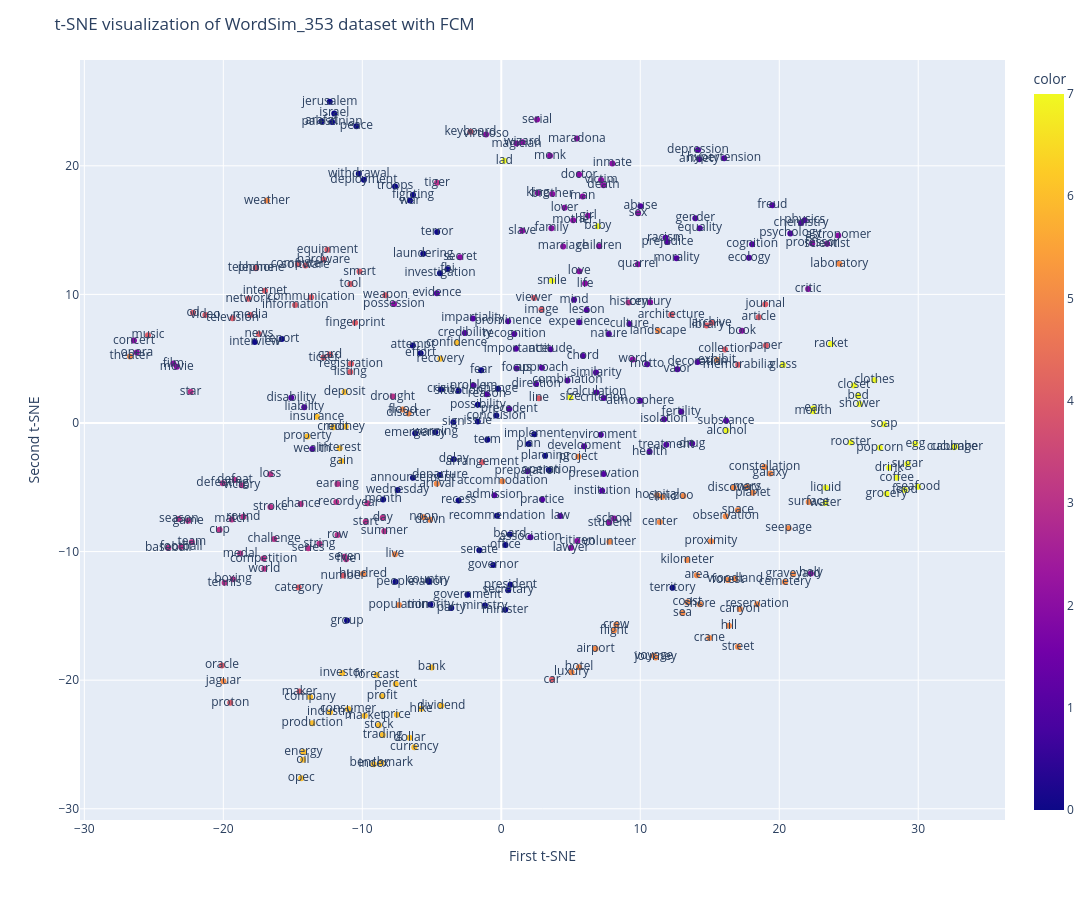
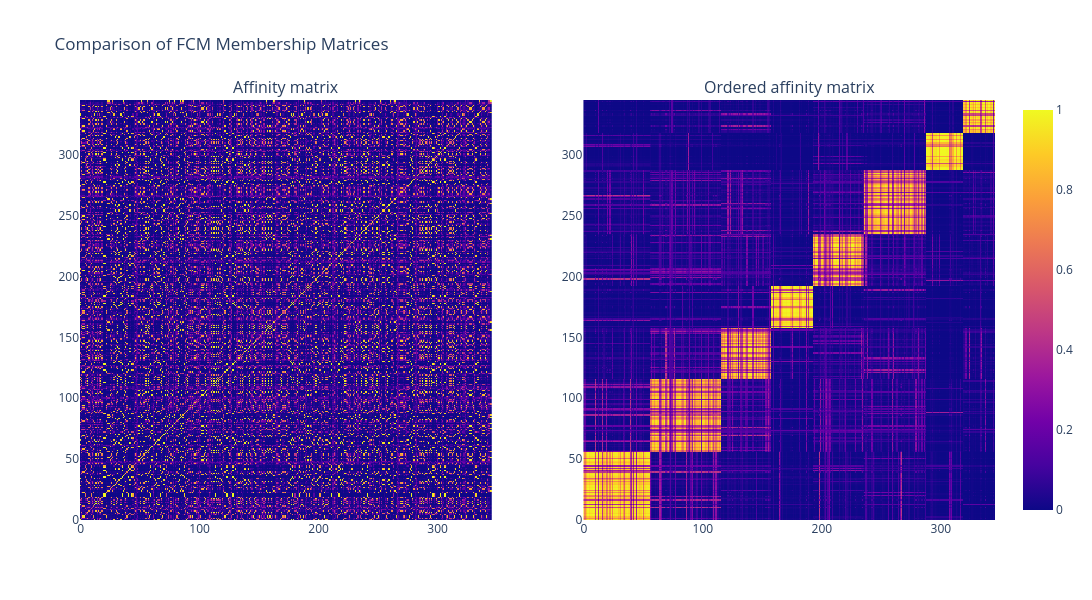

Notebook code for these charts, in order:
### Code cell
fig = px.scatter(x=word_vectors_tsne[:, 0], y=word_vectors_tsne[:, 1], text=words, color=cluster_membership)
fig.update_layout(
    title="t-SNE visualization of WordSim_353 dataset with FCM",
    xaxis_title="First t-SNE",
    yaxis_title="Second t-SNE",
    width=1500,
    height=900
)
fig.show()

fcm_im = fcm_model[1].T @ fcm_model[1]

df_membership.index = np.array(df_membership.index)
df_membership['cluster'] = cluster_membership

df_membership_ord = df_membership.sort_values(by='cluster')
df_membership_ord = df_membership_ord.drop(columns='cluster')
# display(df_membership_ord)

df_membership_ord = np.array(df_membership_ord).astype(float)
fcm_im_ord = df_membership_ord @ df_membership_ord.T

# Create a subplot with two columns
fig = make_subplots(
    rows=1, cols=2,
    subplot_titles=("Affinity matrix", "Ordered affinity matrix"),
    column_widths=[0.5, 0.5]
)

# Add the first heatmap
fig.add_trace(
    px.imshow(fcm_im, color_continuous_scale='plasma').data[0],
    row=1, col=1
)

# Add the second heatmap
fig.add_trace(
    px.imshow(fcm_im_ord, color_continuous_scale='plasma').data[0],
    row=1, col=2
)

# Update layout
fig.update_layout(
    title="Comparison of FCM Membership Matrices",
    width=1200,
    height=600
)

fig.show()

### Figure 1 — Plotly figure (JSON) as saved in the notebook; plotly's stock layout.template omitted (floating-point values rounded to 4 significant figures; data arrays with more than 128 entries replaced by an {"elided": "..."} marker saying what was removed)
{"data": [{"hovertemplate": "x=%{x}<br>y=%{y}<br>text=%{text}<br>color=%{marker.color}<extra></extra>", "legendgroup": "", "marker": {"color": {"elided": "346 int values"}, "coloraxis": "coloraxis", "symbol": "circle"}, "mode": "markers+text", "name": "", "orientation": "v", "showlegend": false, "text": {"elided": "346 str values"}, "type": "scatter", "x": {"elided": "346 float values"}, "xaxis": "x", "y": {"elided": "346 float values"}, "yaxis": "y"}], "layout": {"coloraxis": {"colorbar": {"title": {"text": "color"}}, "colorscale": [[0, "#0d0887"], [0.1111, "#46039f"], [0.2222, "#7201a8"], [0.3333, "#9c179e"], [0.4444, "#bd3786"], [0.5556, "#d8576b"], [0.6667, "#ed7953"], [0.7778, "#fb9f3a"], [0.8889, "#fdca26"], [1, "#f0f921"]]}, "height": 900, "legend": {"tracegroupgap": 0}, "margin": {"t": 60}, "title": {"text": "t-SNE visualization of WordSim_353 dataset with FCM"}, "width": 1500, "xaxis": {"anchor": "y", "domain": [0, 1], "title": {"text": "First t-SNE"}}, "yaxis": {"anchor": "x", "domain": [0, 1], "title": {"text": "Second t-SNE"}}}}

### Figure 2 — Plotly figure (JSON) as saved in the notebook; plotly's stock layout.template omitted (floating-point values rounded to 4 significant figures; data arrays with more than 128 entries replaced by an {"elided": "..."} marker saying what was removed)
{"data": [{"coloraxis": "coloraxis", "hovertemplate": "x: %{x}<br>y: %{y}<br>color: %{z}<extra></extra>", "name": "0", "type": "heatmap", "xaxis": "x", "yaxis": "y", "z": {"elided": "346x346 float values"}}, {"coloraxis": "coloraxis", "hovertemplate": "x: %{x}<br>y: %{y}<br>color: %{z}<extra></extra>", "name": "0", "type": "heatmap", "xaxis": "x2", "yaxis": "y2", "z": {"elided": "346x346 float values"}}], "layout": {"annotations": [{"font": {"size": 16}, "showarrow": false, "text": "Affinity matrix", "x": 0.225, "xanchor": "center", "xref": "paper", "y": 1, "yanchor": "bottom", "yref": "paper"}, {"font": {"size": 16}, "showarrow": false, "text": "Ordered affinity matrix", "x": 0.775, "xanchor": "center", "xref": "paper", "y": 1, "yanchor": "bottom", "yref": "paper"}], "height": 600, "title": {"text": "Comparison of FCM Membership Matrices"}, "width": 1200, "xaxis": {"anchor": "y", "domain": [0, 0.45]}, "xaxis2": {"anchor": "y2", "domain": [0.55, 1]}, "yaxis": {"anchor": "x", "domain": [0, 1]}, "yaxis2": {"anchor": "x2", "domain": [0, 1]}}}
